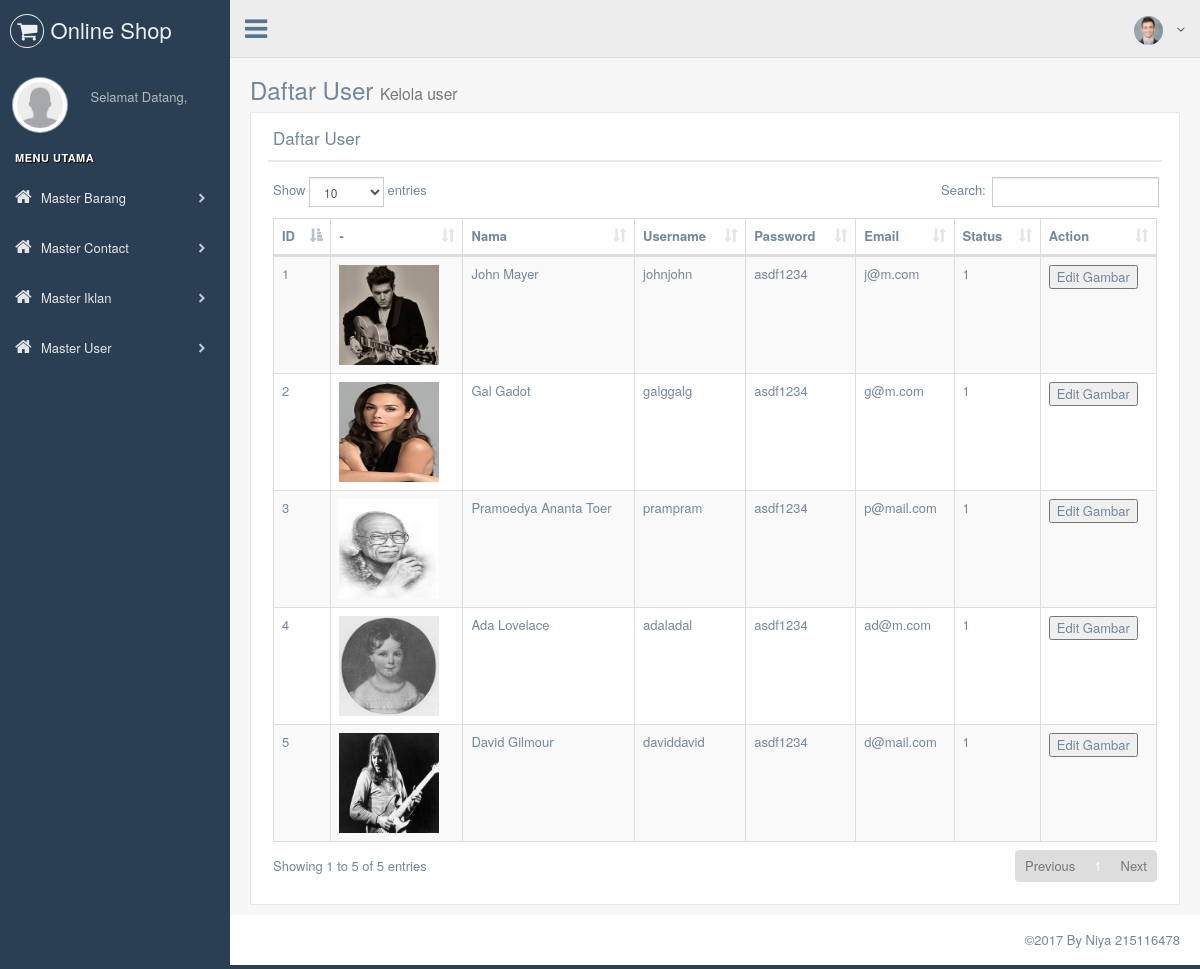
The page /index.php/user/admin on the database its author committed.
### tables this page shows
CREATE TABLE `user` (
  `ID_USER` int(11) NOT NULL,
  `NAME_USER` varchar(50) NOT NULL,
  `USERNAME_USER` varchar(50) NOT NULL,
  `PASSWORD_USER` varchar(50) NOT NULL,
  `EMAIL_USER` varchar(50) NOT NULL,
  `STATUS_USER` int(11) NOT NULL DEFAULT '1',
  `FILE_USER` varchar(100) NOT NULL,
  `CREDIT_USER` int(10) NOT NULL DEFAULT '0'
);

### application/controllers/User.php (called while the page is built, shortened)
<?php
class User extends CI_Controller{
	function __construct(){
		$this->load->helper(array('url','form','cookie'));
		$this->load->library(array('form_validation','session','pagination'));
		$models=array(
			'M_User'=>'user',
			'M_Barang'=>'barang',
			'M_Iklan'=>'iklan'
		);
		$this->load->model($models);
	}
	public function admin(){
			$data['container']=array("admin/masterUser/master_user_view");
			$data['templateData']=array(
				"title"=>"Daftar User",
				"description"=>"Kelola user"
			);
			$data["user"]=$this->user->getAllUser();
			$this->load->view('template/template_admin',$data);
	}
}
?>

### index.php (called while the page is built, shortened)
<?php
require_once BASEPATH.'core/CodeIgniter.php';

### application/models/M_User.php (called while the page is built, shortened)
<?php
class M_User extends CI_Model{
	public function getAllUser(){
		return $this->db->get('user')->result_array();
	}
}

### application/views/admin/masterUser/master_user_view.php (the view, shortened to what this page needs)
<div class="row">
	<div class="col-md-12 col-sm-12 col-xs-12">
		<div class="x_panel">
			<div class="x_title">
				<h2>Daftar User</h2>
				<div class="clearfix"></div>
			</div>
			<div class="x_content">
				<table id="datatable-responsive" class="table table-striped table-bordered dt-responsive nowrap" cellspacing="0" width="100%">
				  <thead>
					<tr>
						<th>ID</th>
						<th> - </th>
						<th>Nama</th>
						<th>Username</th>
						<th>Password</th>
						<th>Email</th>
						<th>Status</th>
						<th>Action</th>
					</tr>
				  </thead>
				  <tbody>
				  <?php for($i=0;$i<count($user);$i++){
				    echo
				    '<tr>
				    <td>'.$user[$i]['ID_USER'].'</td>
				    <td><img src="http://localhost/6478/uploads/user/'.$user[$i]['FILE_USER'].'" width="100px" height="100px" />&nbsp;</td>
				    <td>'.$user[$i]['NAME_USER'].'</td>
				    <td>'. $user[$i]['USERNAME_USER'].'</td>
				    <td>'.$user[$i]['PASSWORD_USER'].'</td>
				    <td>'.$user[$i]['EMAIL_USER'].'</td>
				    <td>'.$user[$i]['STATUS_USER'].'</td>';
				echo '<td>';?>
					<?php echo form_open('User/editGambar');?>
						<?php echo form_submit('btnEdit','Edit Gambar');?>
					<?php echo form_close();?>
				</td>
				</tr>
				<?php }?>
				  </tbody>
				</table>
			</div>
	</div>
</div>

### rows shown on the page
user: ID_USER "1", FILE_USER (picture), NAME_USER "John Mayer", USERNAME_USER "johnjohn", PASSWORD_USER "asdf1234", EMAIL_USER "j@m.com", STATUS_USER "1"
user: ID_USER "2", FILE_USER (picture), NAME_USER "Gal Gadot", USERNAME_USER "galggalg", PASSWORD_USER "asdf1234", EMAIL_USER "g@m.com", STATUS_USER "1"
user: ID_USER "3", FILE_USER (picture), NAME_USER "Pramoedya Ananta Toer", USERNAME_USER "prampram", PASSWORD_USER "asdf1234", EMAIL_USER "p@mail.com", STATUS_USER "1"
user: ID_USER "4", FILE_USER (picture), NAME_USER "Ada Lovelace", USERNAME_USER "adaladal", PASSWORD_USER "asdf1234", EMAIL_USER "ad@m.com", STATUS_USER "1"
user: ID_USER "5", FILE_USER (picture), NAME_USER "David Gilmour", USERNAME_USER "daviddavid", PASSWORD_USER "asdf1234", EMAIL_USER "d@mail.com", STATUS_USER "1"

### other values the page prints
$templateData["title"] "Daftar User"
$templateData["description"] "Kelola user"
